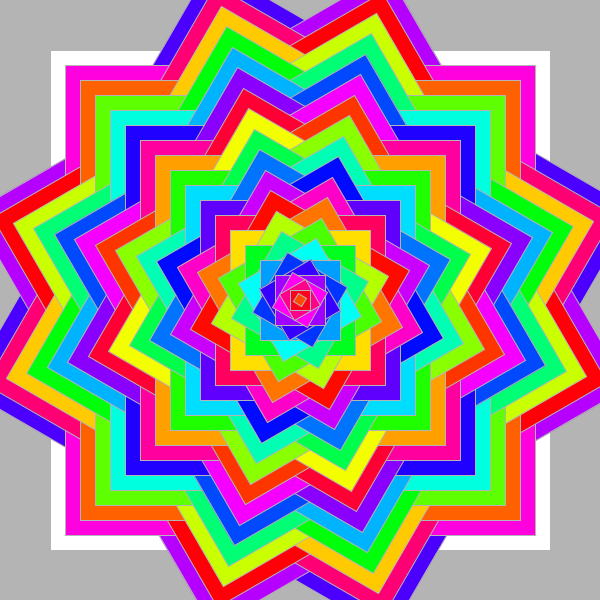
Frame 1 (no input)
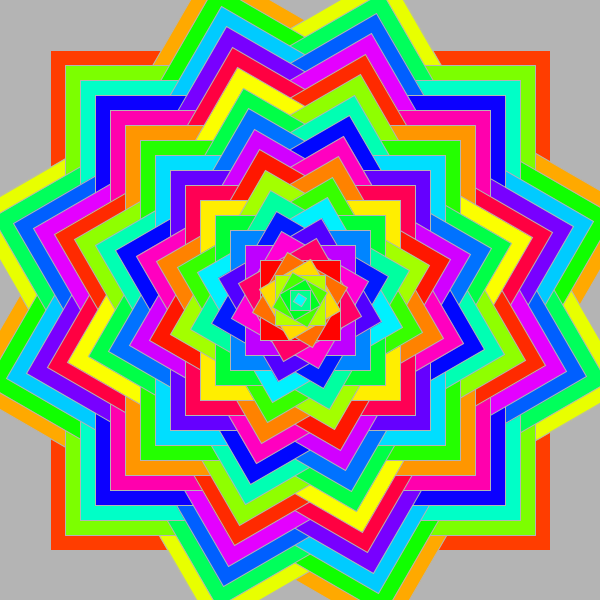
Frame 60 (the mouse pressed at the canvas centre just before this capture)
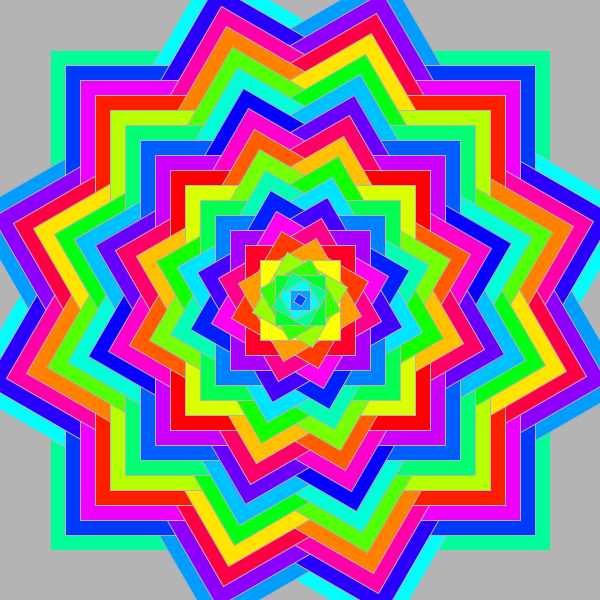
Frame 120 (the mouse held since frame 60 and released just before this capture)

The Processing sketch that drew these frames (run headless with seeded random() and noise(); from frame 60 on, the mouse is pressed at the canvas centre):

// Processing sketch: processing_86692
// ── processing_86692.pde

float t = 0.1;
float globalSaturation = 0.;
float hue = random(360);

void setup() {
  size(600, 600);
 frameRate(15);
  colorMode(HSB, 360, 100, 100); // set RANGES for hue, saturation, brightness
 
  smooth();

  
}

void draw()
{
   translate(width/2, height/2); //translate 100 horizontally, 100 veritcally
   background(255);
   stroke(255);        // white stroke
  
  for (int x = 500; x > 0; x = x-10) { //integer setting: x=180, x is greater than 0, x is equal to x minus 10
    rectMode(CENTER);
    rect(0, 0, x, x);            //x-coordinate of upper-left corner set to 0, y-cooridinate set to 0, width and height are equal to x
    //fill(100 - x, 34 + x, x, 50);          // fill colour : R= 100- x value, G= 34, B=x value, opacity= 50

    globalSaturation += t;
  float sat = globalSaturation;
    for ( int i = 50; i < 300; i++ )
    { 
      fill(color((hue) % 360, 100, 100));
      hue += t;
    }

    rotate( PI/6 );             // angle of rotation set to pie divided by 6
  }
  
}
